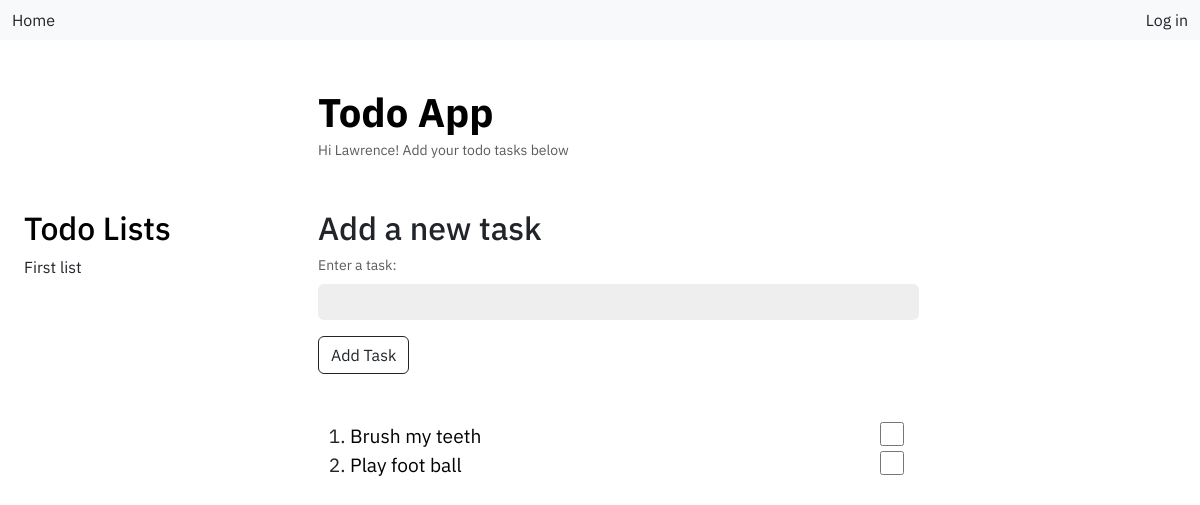
/list/1 (signed in), run on an earlier commit of the app's database.
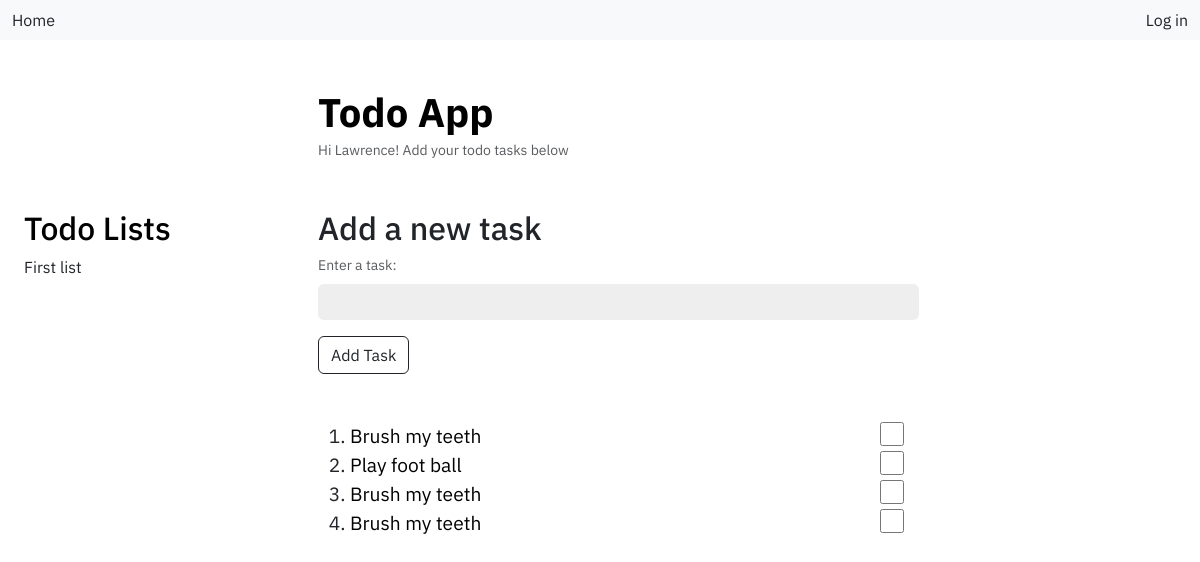
And on a later commit of the database.
### main.py (models this page shows)
class User(db.Model, UserMixin):
    id: Mapped[int] = mapped_column(primary_key=True)
    email: Mapped[str] = mapped_column(unique=True)
    username: Mapped[str] = mapped_column(unique=True)
    password: Mapped[str]
    user_list: Mapped[str] = relationship("TodoList", back_populates="list_user")

class TodoList(db.Model):
    id: Mapped[int] = mapped_column(primary_key=True)
    list: Mapped[str] = mapped_column(unique=True)
    todo_tasks: Mapped[str] = relationship("TodoTask", back_populates="todolist")
    list_user: Mapped[str] = relationship("User", back_populates="user_list")
    list_user_id: Mapped[str] = mapped_column(ForeignKey("user.id"))

class TodoTask(db.Model):
    id: Mapped[int] = mapped_column(primary_key=True)
    task: Mapped[str]
    todolist: Mapped[str] = relationship("TodoList", back_populates="todo_tasks")
    todolist_id: Mapped[str] = mapped_column(ForeignKey("todo_list.id"))

### main.py (the view, shortened to what this page needs)
@app.route('/list/<list_id>', methods=["GET", "POST"])
@login_required
def list_page(list_id):
    form = TaskForm()
    todo_list = db.session.execute(db.select(TodoList).where(TodoList.id == list_id)).scalar()
    todo_tasks = db.session.query(TodoTask).filter_by(todolist_id=list_id)
    task_data = form.new_task.data
    return render_template('list.html', form=form, todo_list=todo_list, todo_tasks=todo_tasks)

### main.py
class TaskForm(FlaskForm):
    new_task = StringField(label="Enter a task:", validators=[input_required()], render_kw={"placeholder": "", "class": "form-control mb-3"})
    submit = SubmitField(label="Add Task", render_kw={"class": "btn btn-outline-dark"})

### main.py (called while the page is built)
@login_manager.user_loader
def load_user(user_id):
    return db.session.execute(db.select(User).where(User.id == user_id)).scalar()

    def __call__(self, environ, start_response):
        method = environ.get('HTTP_X_HTTP_METHOD_OVERRIDE', '').upper()
        if method in self.allowed_methods:
            environ['REQUEST_METHOD'] = method
        if method in self.bodyless_methods:
            environ['CONTENT_LENGTH'] = '0'
        return self.app(environ, start_response)

### templates/list.html (shortened to what this page needs)
<!doctype html>
<html lang="en">
  <head>
    <link href="https://cdn.jsdelivr.net/npm/bootstrap@5.3.3/dist/css/bootstrap.min.css" rel="stylesheet">
    <link rel="stylesheet" href="{{ url_for('static', filename='css/style.css') }}">
  </head>
  <body>
    <nav class="navbar navbar-expand-lg bg-body-tertiary">
      <div class="container-fluid">
        <a class="nav-link active" aria-current="page" href="{{ url_for('index') }}">Home</a>
        <div class="ms-auto">
        {% if not logged_in: %}
        <a class="nav-link active" aria-current="page" href="{{ url_for('login') }}">Log in</a>
        {% else: %}
        <a class="nav-link active" aria-current="page" href="{{ url_for('logout') }}">Log out</a>
        {% endif %}
        </div>
      </div>
    </nav>
    <div class="container-fluid">
      <div class="container-fluid">
        <div class="row">
          <div class="col">
          </div>
            <div class="col-9">
              <a href="{{ url_for('index') }}" class="index-lists"><h1 class="todoapp">Todo App</h1></a>
              <div class="welcome-msg">Hi {{ current_user.username }}! Add your todo tasks below</div>
            </div>
        </div>
        <div class="row">
          <div class="col">
            <a href="{{ url_for('index') }}" class="index-lists"><h2>Todo Lists</h2></a>
              <p>{{ todo_list.list }}</p>
          </div>
          <div class="col-9">
            <h2>Add a new task</h2>
            <form method="POST">
              <div class="form-text">{{ form.new_task.label }}</div>
              {{ form.new_task }}
              {{ form.submit }}
            </form>
            <br>
            <br>
            <div class="tasklist-div">
              <ol class="itemList">
                {% for task in todo_tasks %}
                <li class="link-item task-link">
                  <a id="{{ task.id }}" href="#" class="main-link taskText">{{ task.task }}</a>
                  <div class="done-div">
                    <input id="checkbox{{ task.id }}" class="check" type="checkbox" name="done">
                  </div>
                </li>
                {% endfor %}
              </ol>
           </div>
          </div>
        </div>
      </div>
    </div>
  </body>
</html>

### static/css/style.css (style rules this page uses)
body { font-family: "IBM Plex Sans", sans-serif; }
h1 { font-weight: 700; }
.todoapp { margin: 3rem 0 0 0; }
.welcome-msg { margin-bottom: 3rem; margin-top: .25rem; font-size: .875em; color: var(--bs-secondary-color); }
.form-control { width: 70%; background-color: #EEEEEE; border: None; }
.form-text { margin-bottom: 0.5rem; }
.index-lists { text-decoration: None; color: black; }
.main-link { text-decoration: None; color: black; }
.done-div { display: inline; }
.check { width: 1.5rem; height: 1.5rem; float: right; margin-right: 17rem; accent-color: green; }
.link-item { font-size: 1rem; }
.task-link { font-size: 1.2rem; }

What changed in the data, as far as the page shows it:
added TodoTask: task "Brush my teeth"
added TodoTask: task "Brush my teeth"
